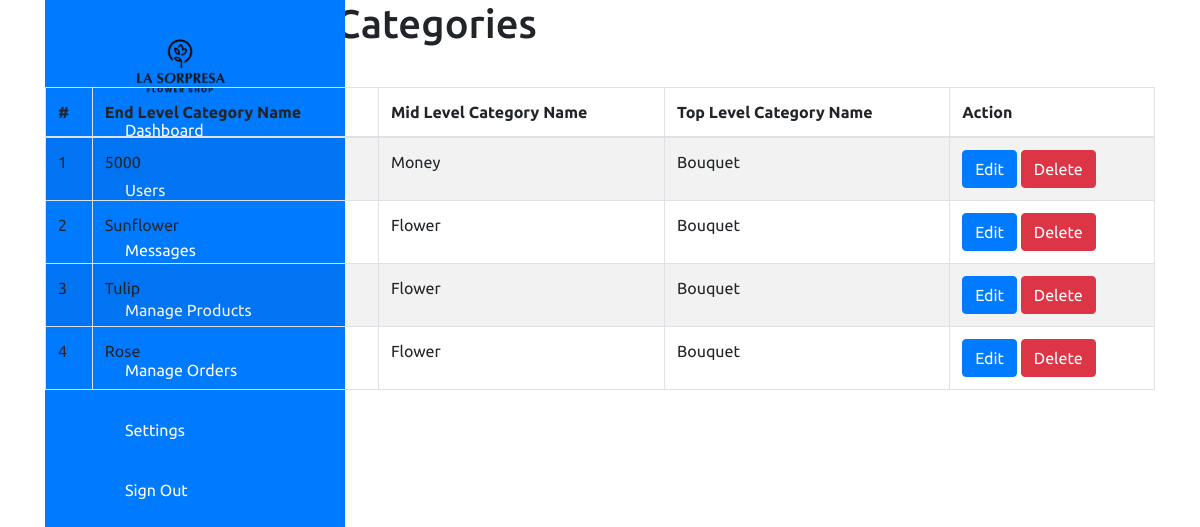
Page /admin/settings/endcategory.php (signed in) on the earlier database version.
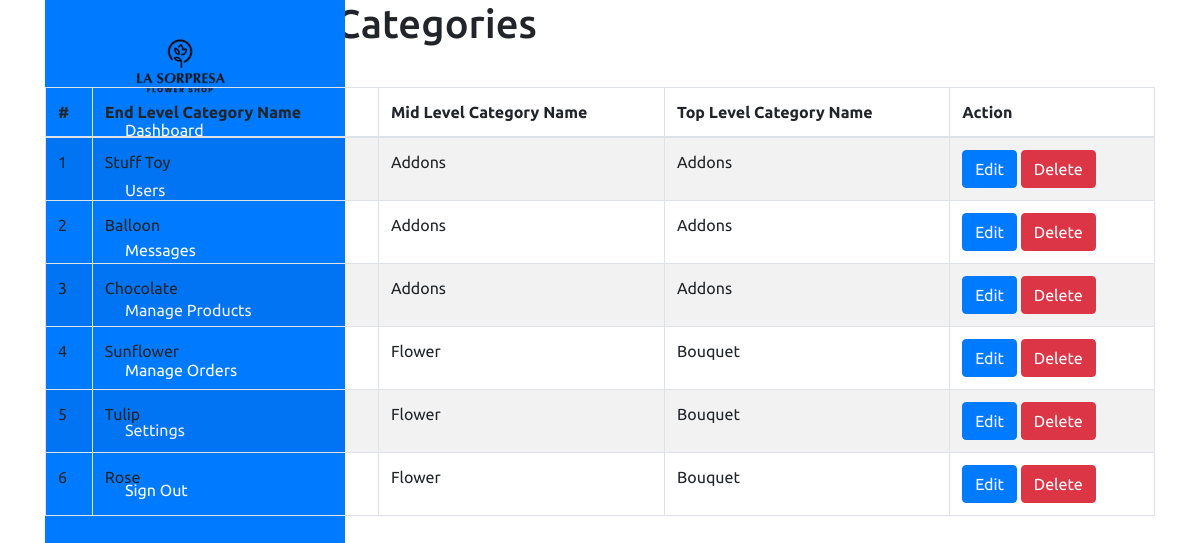
Same page on the later database version.
### tables this page shows
CREATE TABLE `end_category` (
  `ecat_id` int(11) NOT NULL,
  `ecat_name` varchar(255) NOT NULL,
  `mcat_id` int(11) NOT NULL
);

CREATE TABLE `mid_category` (
  `mcat_id` int(11) NOT NULL,
  `mcat_name` varchar(255) NOT NULL,
  `tcat_id` int(11) NOT NULL
);

CREATE TABLE `top_category` (
  `tcat_id` int(11) NOT NULL,
  `tcat_name` varchar(255) NOT NULL,
  `show_on_menu` int(1) NOT NULL
);

### admin/settings/endcategory.php (the view, shortened to what this page needs)
<?php require_once('../header.php'); ?>
<body>
    <div class="container">
        <div class="navigation">
            <ul>
                <li>
                    <a href="#">
                        <div class="logo-container">
                            <img src="../images/logo.png" alt="Logo" class="logo" />
                        </div>
                        <span class="title"></span>
                    </a>
                </li>
                <li>
                    <a href="../dashboard.php">
                        <span class="icon">
                        </span>
                        <span class="title">Dashboard</span>
                    </a>
                </li>
                <li>
                    <a href="../users.php">
                        <span class="icon">
                        </span>
                        <span class="title">Users</span>
                    </a>
                </li>
                <li>
                    <a href="#">
                        <span class="icon">
                        </span>
                        <span class="title">Messages</span>
                    </a>
                </li>
                <li>
                    <a href="../product/product.php">
                        <span class="icon">
                        </span>
                        <span class="title">Manage Products</span>
                    </a>
                </li>
                <li>
                    <a href="#">
                        <span class="icon">
                        </span>
                        <span class="title">Manage Orders</span>
                    </a>
                </li>
                <li>
                    <a href="../settings.php">
                        <span class="icon">
                        </span>
                        <span class="title">Settings</span>
                    </a>
                </li>
                <li>
                    <a href="../logout.php">
                        <span class="icon">
                        </span>
                        <span class="title">Sign Out</span>
                    </a>
                </li>
            </ul>
        </div>
<section class="content-header">
	<div class="content-header-left">
		<h1>View End Level Categories</h1>
	</div>
	<div class="content-header-right">
		<a href="endcategory-add.php" class="btn btn-primary btn-sm">Add New</a>
	</div>
</section>
<section class="content">
  <div class="row">
    <div class="col-md-12">
      <div class="box box-info">
        <div class="box-body table-responsive">
          <table id="example1" class="table table-bordered table-hover table-striped">
			<thead>
			    <tr>
			        <th>#</th>
			        <th>End Level Category Name</th>
                    <th>Mid Level Category Name</th>
                    <th>Top Level Category Name</th>
			        <th>Action</th>
			    </tr>
			</thead>
            <tbody>
            	<?php
            	$i=0;
            	$statement = $pdo->prepare("SELECT *
                                    FROM end_category t1
                                    JOIN mid_category t2
                                    ON t1.mcat_id = t2.mcat_id
                                    JOIN top_category t3
                                    ON t2.tcat_id = t3.tcat_id
                                    ORDER BY t1.ecat_id DESC
                                    ");
            	$statement->execute();
            	$result = $statement->fetchAll(PDO::FETCH_ASSOC);
            	foreach ($result as $row) {
            		$i++;
            		?>
					<tr>
	                    <td><?php echo $i; ?></td>
	                    <td><?php echo $row['ecat_name']; ?></td>
                        <td><?php echo $row['mcat_name']; ?></td>
                        <td><?php echo $row['tcat_name']; ?></td>
	                    <td>
	                        <a href="endcategory-edit.php?id=<?php echo $row['ecat_id']; ?>" class="btn btn-primary btn-xs">Edit</a>
	                        <a href="#" class="btn btn-danger btn-xs" data-href="endcategory-delete.php?id=<?php echo $row['ecat_id']; ?>" data-toggle="modal" data-target="#confirm-delete">Delete</a>
	                    </td>
	                </tr>
            		<?php
            	}
            	?>
            </tbody>
          </table>
        </div>
      </div>
</section>

### admin/header.php (shortened to what this page needs)
<!DOCTYPE html>
<html lang="en">
<head>
    <link rel="stylesheet" href="../css/style.css">
    <link href="https://stackpath.bootstrapcdn.com/bootstrap/4.5.2/css/bootstrap.min.css" rel="stylesheet">
    <link href="https://cdn.jsdelivr.net/npm/select2@4.0.13/dist/css/select2.min.css" rel="stylesheet" />
</head>

### css/style.css (style rules this page uses)
* { font-family: "Ubuntu", sans-serif; margin: 0; padding: 0; box-sizing: border-box; }
:root { --blue: #dd91ad; --white: #e9e9e9; --gray: #f5f5f5; --black1: #222; --black2: #999; }
body { min-height: 100vh; overflow-x: hidden; }
.container { position: relative; width: 100%; }
.navigation { position: fixed; width: 300px; height: 100%; background: var(--blue); border-left: 10px solid var(--blue); transition: 0.5s; overflow: hidden; }
.navigation ul { position: absolute; top: 0; left: 0; width: 100%; }
.logo-container { position: absolute; top: 20px; left: 50%; transform: translateX(-70%); z-index: 10; }
.logo { width: 100px; }
.navigation ul li { position: relative; width: 100%; list-style: none; border-top-left-radius: 30px; border-bottom-left-radius: 30px; }
.navigation ul li:nth-child(1) { margin-bottom: 40px; pointer-events: none; }
.navigation ul li a { position: relative; display: block; width: 100%; display: flex; text-decoration: none; color: var(--white); }
.navigation ul li a .icon { position: relative; display: block; min-width: 60px; height: 60px; line-height: 75px; text-align: center; }
.navigation ul li a .title { position: relative; display: block; padding: 0 10px; height: 60px; line-height: 60px; text-align: start; white-space: nowrap; }

Differences in the rows shown:
removed end_category: ecat_name "5000", mcat.mcat_name "Money", top_category.tcat_name "Bouquet"
added end_category: ecat_name "Stuff Toy", mcat.mcat_name "Addons", top_category.tcat_name "Addons"
added end_category: ecat_name "Balloon", mcat.mcat_name "Addons", top_category.tcat_name "Addons"
added end_category: ecat_name "Chocolate", mcat.mcat_name "Addons", top_category.tcat_name "Addons"
